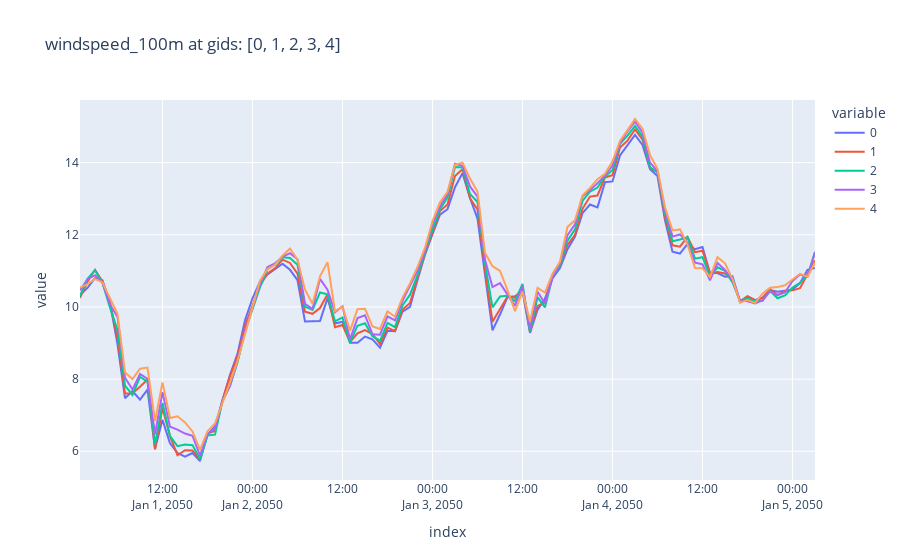

The notebook cell saved with this chart:
### Markdown cell above
### accessing raw data by gids from res

### Code cell
### select variable
var = "windspeed_100m"

### time index
ti = res.time_index
### select gid (grid points) from index of meta_df (above)
gids = [0, 1, 2, 3, 4]

df = pd.DataFrame(
    res[var, :, gids],
    index=res.time_index,
)

df
df.iloc[1:100].plot(title=f"{var} at gids: {gids}")
